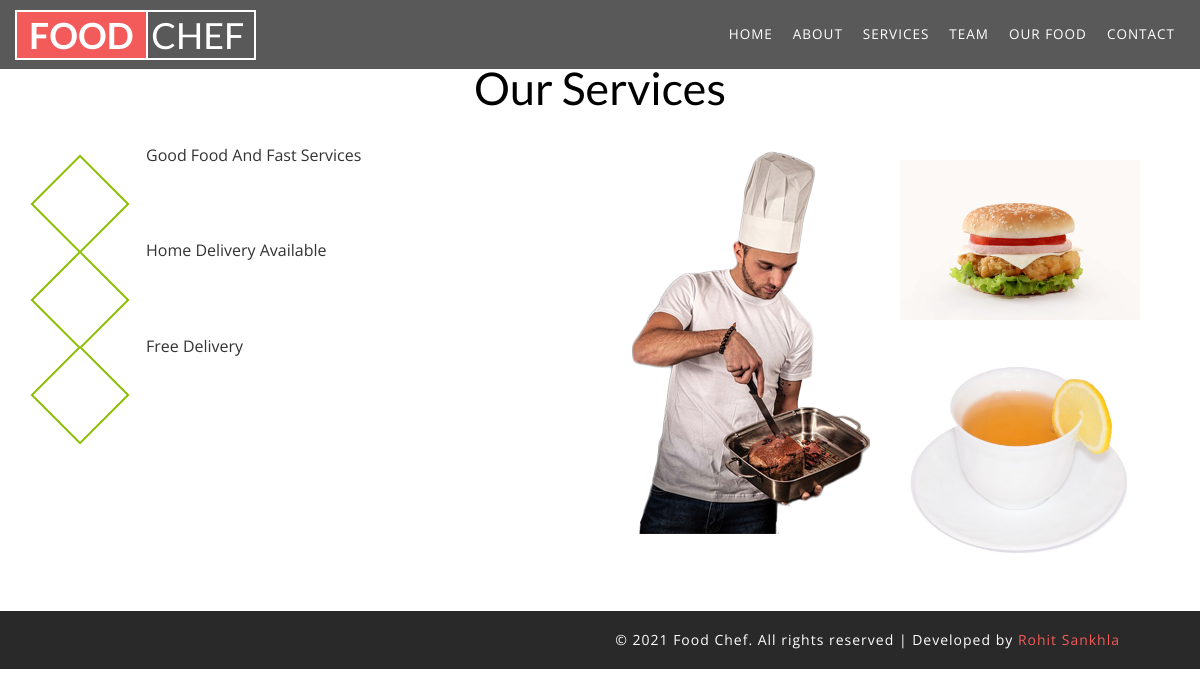
/services, run on the app's committed database.
### tables this page shows
CREATE TABLE `services` (
  `id` int(7) NOT NULL,
  `icon` text NOT NULL,
  `description` text NOT NULL
);

### libs/Db.php (called while the page is built, shortened)
<?php
class Db{
	function __construct(){
		$this->con=mysqli_connect(HOSTNAME,USERNAME,PASSWORD,DB);
	}
	function fetchAll($sql){
		return mysqli_fetch_all(mysqli_query($this->con,$sql),MYSQLI_ASSOC);
	}
}
 ?>

### modules/services/index.php (the view, shortened to what this page needs)
<div class="services" id="services">
		<div class="container">
		<div class="heading">
			<h3 data-aos="zoom-in" >Our Services</h3>
		</div>
			<div class="w3-agileits-services-grids">
				<div data-aos="fade-down" class="col-md-6 agile-services-left">
					<div class="agile-services-left-grid">
						<div class="services-icon">
							<?php
							$services_data=$dbobj->fetchAll("select * from services");
							foreach ($services_data as $services_value) {
							?>
								<div class="col-md-4 services-icon-info">
								</div>
								<div class="col-md-8 services-icon-text">
								<?php echo $services_value['description'];?>
								</div>
								<div class="clearfix"> </div>
							<?php } ?>
						</div>
					</div>
				</div>
				<div class="col-md-6 w3-agile-services-right">
					<div data-aos="zoom-in" class="col-md-6 service1">
						<img src="<?php echo BASEURL;?>public/images/c1.png" alt="" />
					</div>
					<div data-aos="zoom-in" class="col-md-6 serviceimg">
						<img src="<?php echo BASEURL;?>public/images/service1.jpg" alt="" />
						<img src="<?php echo BASEURL;?>public/images/service2.jpg" alt="" />
					</div>
					<div class="clearfix"> </div>
				</div>
				<div class="clearfix"> </div>
			</div>
		</div>
</div>

### header.php (shortened to what this page needs)
<!DOCTYPE html>
<html lang="en">
<head>
<link rel="stylesheet" href="css/lightbox.css">
<link href="<?php echo BASEURL;?>public/css/bootstrap.css" rel="stylesheet" type="text/css" media="all" />
<link href="<?php echo BASEURL;?>public/css/aos.css" rel="stylesheet" type="text/css" media="all" />
<link href="<?php echo BASEURL;?>public/css/style.css" rel="stylesheet" type="text/css" media="all" />
<link href="<?php echo BASEURL;?>public/css/font-awesome.css" rel="stylesheet">
</head>
<body>
<div class="header-w3layouts">
			<nav class="navbar navbar-default navbar-fixed-top">
				<div class="container">
					<div class="navbar-header page-scroll">
						<h1><a class="navbar-brand" href="index.html"><span>Food</span>Chef</a></h1>
					</div>
					<div class="collapse navbar-collapse navbar-ex1-collapse">
						<ul class="nav navbar-nav navbar-right">
							<li><a href="<?php echo BASEURL;?>banner">Home</a></li>
							<li><a href="<?php echo BASEURL;?>about">About</a></li>
							<li><a href="<?php echo BASEURL;?>services">Services</a></li>
							<li><a href="<?php echo BASEURL;?>team">Team</a></li>
							<li><a href="<?php echo BASEURL;?>food">Our Food</a></li>
							<li><a href="<?php echo BASEURL;?>contact">Contact</a></li>
						</ul>
					</div>
				</div>
			</nav>
</div>
<div class="mid">

### index.php (shortened to what this page needs)
<?php
$mod='banner';
$do='index';
if(isset($_GET['url'])){
	$url=explode('/',rtrim($_GET['url'],'/'));
	$mod=$url[0];
}
include 'libs/Db.php';
$dbobj=new Db;
include 'header.php';
if(file_exists("modules/$mod/$do.php")){
	include "modules/$mod/$do.php";
}else{
	include 'modules/banner/index.php';
}
include 'footer.php';
?>

### footer.php (shortened to what this page needs)
</div>
<div class="copyright">
	<div class="copyrightbottom">
		<p>© 2021 Food Chef. All rights reserved | Developed by <a href="https://www.instagram.com/sankhala_rohit/">Rohit Sankhla</a></p>
	</div>
	<div class="clearfix"></div>
</div>
</body>
</html>

### public/css/lightbox.css (style rules this page uses)
body:after { content: url(../images/close.png) url(../images/prev.png) url(../images/next.png); display: none; }

### public/css/style.css (style rules this page uses)
html, body { font-size: 100%; font-family: 'Open Sans', sans-serif; background:#ffffff; margin: 0; }
p,ul li,ol li { margin:0; font-size:15px; }
h1,h2,h3,h4,h5,h6 { margin:0; font-family: 'Lato', sans-serif; }
ul,label { margin:0; padding:0; }
input[type="submit"],input[type="reset"],a { -webkit-transition: 0.5s ease-in; -moz-transition: 0.5s ease-in; -ms-transition: 0.5s ease-in; -o-transition: 0.5s ease-in; transition:0.5s ease-in; }
img { width:100%; }
h1 a.navbar-brand { font-size: 1em; color: #fff !important; text-transform: uppercase; padding: 13px 10px 13px 0; border: 2px solid #fff; }
h1 a.navbar-brand span { background: #f35a5a; padding: 1px 12px; font-weight: bold; font-size: 1em; margin-right: 0.1em; border-right: 2px solid #fff; }
nav.navbar.navbar-default.navbar-fixed-top { background:rgba(0, 0, 0, 0.65); border: none; padding: .6em; -webkit-transition:.5s all; -moz-transition:.5s all; transition:.5s all; }
.navbar-default .navbar-nav > li > a { color: #fff; font-size: .9em; font-weight: 400; letter-spacing: 1px; text-transform: uppercase; }
.nav > li > a { position: relative; display: block; padding: 10px!important; }
ul.nav.navbar-nav.navbar-right { margin-top: 0.3em; }
.header-w3layouts { position: absolute; top: 0; z-index: 99; text-align: center; left: 0; width: 100%; }
.heading h2,.heading h3 { text-align: center; font-size: 45px; color: #000; margin-bottom: 30px; }
.about, .services, .gallery, .contact { padding: 4em 0 2em; }
.serviceimg img { margin: 1em 0; }
.services-icon-info { width: 70px; height: 70px; background: #FFFFFF; text-align: center; color: #8abe01; border: 2px solid #8abe01; font-size: 2em; padding: .4em 0 0 0; margin-top: .8em; transform: rotate(45deg); transition: 0.5s all; -webkit-transition: 0.5s all; -o-transition: 0.5s all; -moz-transition: 0.5s all; -ms-transition: 0.5s all; }
.services-icon-text { margin-left: 1em; }
.services-icon { margin: 0 0 2em; }
.copyrightbottom { float: right; }
.copyright { background: #292929; color: #fff; padding: 1em 5em; }
.copyrightbottom p { color: #fff; letter-spacing: 1px; font-size: 14px; line-height: 26px; }
.copyrightbottom a { color: #f35a5a; text-decoration: none; }

### data on the page
services: description "Good Food And Fast Services"
services: description "Home Delivery Available"
services: description "Free Delivery"
